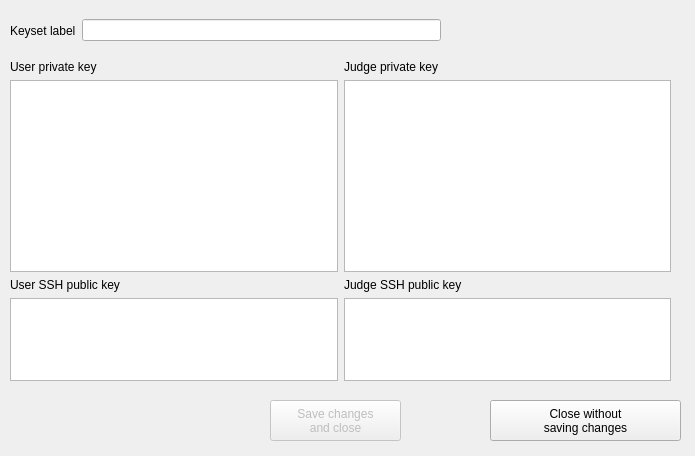
<?xml version="1.0" encoding="UTF-8"?>
<ui version="4.0">
 <class>editKeyset</class>
 <widget class="QDialog" name="editKeyset">
  <property name="geometry">
   <rect>
    <x>0</x>
    <y>0</y>
    <width>695</width>
    <height>456</height>
   </rect>
  </property>
  <property name="windowTitle">
   <string>View and edit a keyset</string>
  </property>
  <widget class="QToolButton" name="toolButtonSave">
   <property name="enabled">
    <bool>false</bool>
   </property>
   <property name="geometry">
    <rect>
     <x>270</x>
     <y>400</y>
     <width>131</width>
     <height>41</height>
    </rect>
   </property>
   <property name="text">
    <string>Save changes
and close</string>
   </property>
  </widget>
  <widget class="QToolButton" name="toolButtonDontSave">
   <property name="geometry">
    <rect>
     <x>490</x>
     <y>400</y>
     <width>191</width>
     <height>41</height>
    </rect>
   </property>
   <property name="text">
    <string>Close without
saving changes</string>
   </property>
  </widget>
  <widget class="QWidget" name="horizontalLayoutWidget">
   <property name="geometry">
    <rect>
     <x>10</x>
     <y>60</y>
     <width>661</width>
     <height>321</height>
    </rect>
   </property>
   <layout class="QHBoxLayout" name="horizontalLayout">
    <item>
     <layout class="QVBoxLayout" name="verticalLayout">
      <item>
       <widget class="QLabel" name="label">
        <property name="text">
         <string>User private key</string>
        </property>
       </widget>
      </item>
      <item>
       <widget class="QTextEdit" name="textEditUserPrivKey">
        <property name="sizePolicy">
         <sizepolicy hsizetype="Expanding" vsizetype="Expanding">
          <horstretch>0</horstretch>
          <verstretch>0</verstretch>
         </sizepolicy>
        </property>
       </widget>
      </item>
      <item>
       <widget class="QLabel" name="label_2">
        <property name="text">
         <string>User SSH public key</string>
        </property>
       </widget>
      </item>
      <item>
       <widget class="QTextEdit" name="textEditUserSSHKey">
        <property name="sizePolicy">
         <sizepolicy hsizetype="Expanding" vsizetype="Expanding">
          <horstretch>0</horstretch>
          <verstretch>1</verstretch>
         </sizepolicy>
        </property>
       </widget>
      </item>
     </layout>
    </item>
    <item>
     <layout class="QVBoxLayout" name="verticalLayout_2">
      <item>
       <widget class="QLabel" name="label_3">
        <property name="text">
         <string>Judge private key</string>
        </property>
       </widget>
      </item>
      <item>
       <widget class="QTextEdit" name="textEditJudgePrivKey"/>
      </item>
      <item>
       <widget class="QLabel" name="label_4">
        <property name="text">
         <string>Judge SSH public key</string>
        </property>
       </widget>
      </item>
      <item>
       <widget class="QTextEdit" name="textEditJudgeSSHKey">
        <property name="sizePolicy">
         <sizepolicy hsizetype="Expanding" vsizetype="Expanding">
          <horstretch>0</horstretch>
          <verstretch>1</verstretch>
         </sizepolicy>
        </property>
       </widget>
      </item>
     </layout>
    </item>
   </layout>
  </widget>
  <widget class="QWidget" name="horizontalLayoutWidget_2">
   <property name="geometry">
    <rect>
     <x>10</x>
     <y>10</y>
     <width>431</width>
     <height>41</height>
    </rect>
   </property>
   <layout class="QHBoxLayout" name="horizontalLayout_2">
    <item>
     <widget class="QLabel" name="label_5">
      <property name="text">
       <string>Keyset label</string>
      </property>
     </widget>
    </item>
    <item>
     <widget class="QLineEdit" name="lineEditLabel"/>
    </item>
   </layout>
  </widget>
 </widget>
 <resources/>
 <connections/>
</ui>
